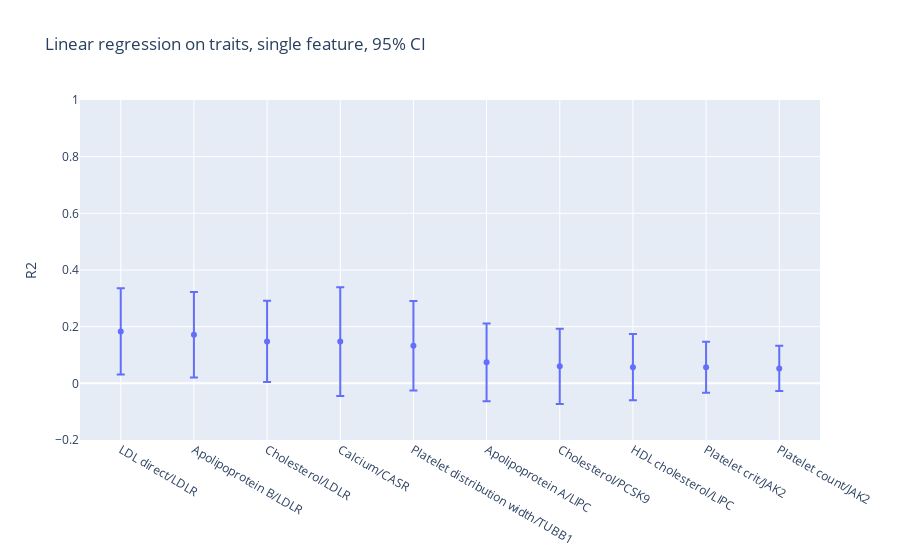

Notebook code cell kept with this figure:
### Code cell
fig = go.Figure(data=go.Scatter(
        x=regression_results_for_plot["phenotype/gene"],
        y=regression_results_for_plot["mean"],
        mode='markers',
        error_y=dict(
            type='data',
            array=regression_results_for_plot["ci"],
            visible=True)
    ), layout=dict(
        title="Linear regression on traits, single feature, 95% CI",
        yaxis_title="R2",
        yaxis_range=[-0.2,1]))
fig.show()

### Figure 1 — Plotly figure (JSON) as saved in the notebook; plotly's stock layout.template omitted (floating-point values rounded to 4 significant figures)
{"data": [{"error_y": {"array": [0.1523, 0.151, 0.1436, 0.1922, 0.1581, 0.1373, 0.1329, 0.1167, 0.08985, 0.0796], "type": "data", "visible": true}, "mode": "markers", "type": "scatter", "x": ["LDL direct/LDLR", "Apolipoprotein B/LDLR", "Cholesterol/LDLR", "Calcium/CASR", "Platelet distribution width/TUBB1", "Apolipoprotein A/LIPC", "Cholesterol/PCSK9", "HDL cholesterol/LIPC", "Platelet crit/JAK2", "Platelet count/JAK2"], "y": [0.1831, 0.1713, 0.1481, 0.1474, 0.1324, 0.07417, 0.05989, 0.05709, 0.05691, 0.05278]}], "layout": {"autosize": true, "title": {"text": "Linear regression on traits, single feature, 95% CI"}, "xaxis": {"autorange": true, "range": [-0.5728, 9.573], "type": "category"}, "yaxis": {"range": [-0.2, 1], "title": {"text": "R2"}, "type": "linear"}}}
